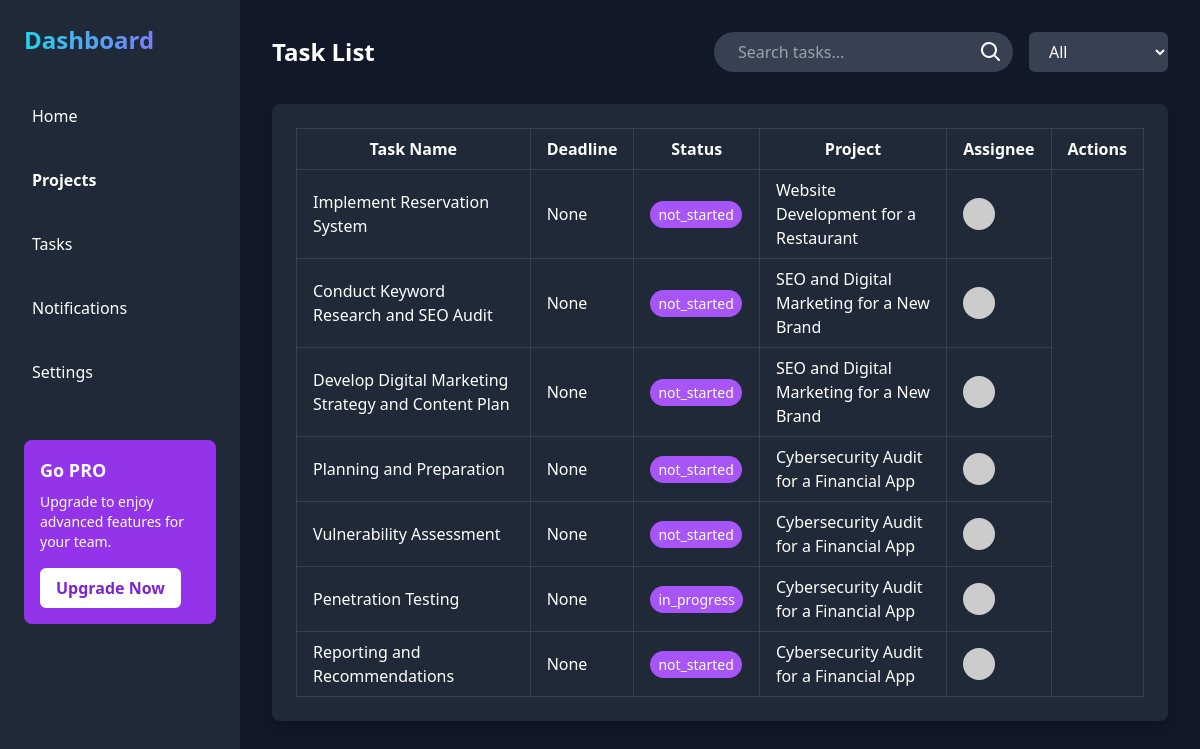
/tasks/tab/ (signed in), run on an earlier commit of the app's database.
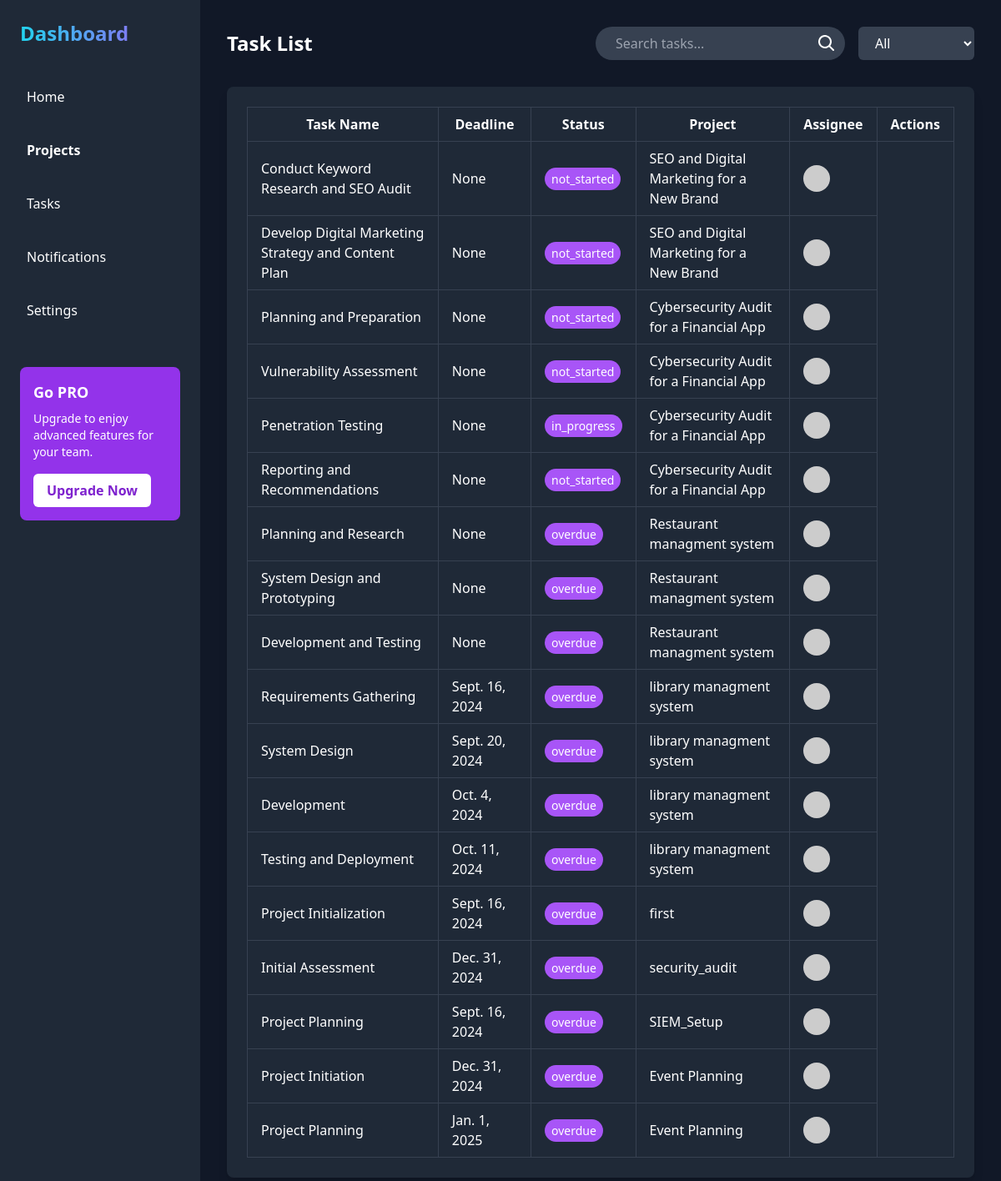
And on a later commit of the database.
### tasks/models.py (models this page shows, shortened)
class Task(models.Model):
    STATUS_CHOICES = [
        ('not_started', 'Not Started'),
        ('in_progress', 'In Progress'),
        ('completed', 'Completed'),
        ('overdue', 'Overdue'),
    ]
    PRIORITY_CHOICES = [
        ('low', 'Low'),
        ('medium', 'Medium'),
        ('high', 'High'),
        ('critical', 'Critical'),
    ]
    project = models.ForeignKey(
        Project,
        on_delete=models.CASCADE,
        related_name="tasks_from_tasks_app",
        default=1  # ✅ Default Project ID (make sure ID=1 exists)
    )
    title = models.CharField(max_length=255)
    description = models.TextField()
    assignee = models.ForeignKey(
        settings.AUTH_USER_MODEL,
        on_delete=models.SET_NULL,
        null=True,
        blank=True,
        related_name='task_assignee'
    )
    start_date = models.DateField(null=True, blank=True)
    project_title = models.CharField(max_length=255,null=True, blank=True)  # 👈 Add this field
    due_date = models.DateField(null=True, blank=True)
    status = models.CharField(max_length=20, choices=STATUS_CHOICES, default='not_started')
    priority = models.CharField(max_length=10, choices=PRIORITY_CHOICES, default='low')
    progress = models.PositiveIntegerField(default=0)
    commands = models.TextField(blank=True, null=True)
    created_at = models.DateTimeField(auto_now_add=True)
    assigned_users = models.ManyToManyField(settings.AUTH_USER_MODEL, related_name='assigned_tasks', blank=True)
    def is_overdue(self):
        return self.due_date and self.due_date < timezone.now().date() and self.status != 'completed'
    def auto_update_status(self):
        if self.status not in ['completed', 'overdue']:
            if self.progress == 100:
                self.status = 'completed'
            elif self.is_overdue():
                self.status = 'overdue'
            elif self.progress > 0:
                self.status = 'in_progress'
            else:
                self.status = 'not_started'
            self.save()

### project/models.py (models this page shows, shortened)
class Project(models.Model):
    STATUS_CHOICES = [
        ('pending', 'Pending'),
        ('current', 'Current'),
        ('completed', 'Completed'),
        ('failed', 'Failed'),
    ]
    title = models.CharField(max_length=200)
    description = models.TextField(blank=True, null=True)
    status = models.CharField(max_length=20, choices=STATUS_CHOICES, default='pending')
    start_date = models.DateField(null=True, blank=True)
    end_date = models.DateField(null=True, blank=True)
    due_date = models.DateField(null=True, blank=True)
    assigned_users = models.ManyToManyField(
        settings.AUTH_USER_MODEL,
        blank=True,
        related_name='project_assigned_users'  # ✅ Unique related name
    )

### tasks/views.py (the view, shortened to what this page needs)
# urls.py: path('tab/', views.tasks_tab, name='tasks_tab'),
@login_required
def tasks_tab(request):
    query = request.GET.get('q')
    status_filter = request.GET.get('status')
    tasks = Task.objects.all()
    logger.info(f"Retrieved {tasks.count()} tasks before filtering")
    for task in tasks:
        task.auto_update_status()
    if status_filter and status_filter != 'all':
        tasks = tasks.filter(status=status_filter)
        logger.info(f"After status filter '{status_filter}', {tasks.count()} tasks remain")
    context = {
        'tasks': tasks,
        'query': query,
        'status_filter': status_filter or 'all',
    }
    logger.info(f"Final tasks sent to template: {tasks.count()}")
    return render(request, 'tasks/tasks_tab.html', context)

### tasks/templates/tasks/tasks_tab.html (shortened to what the changed rows need)
{% load static %}
<!DOCTYPE html>
<html lang="en">
<head>
    <script src="https://cdn.tailwindcss.com"></script>
    <link rel="stylesheet" href="{% static 'css/project_tab.css' %}">
</head>
<body class="bg-gray-900 text-white font-sans">
<div class="flex h-screen overflow-hidden">
    <aside class="bg-gray-800 text-white w-1/5 p-6 flex flex-col justify-between h-full fixed left-0 top-0 bottom-0">
        <div>
            <h1 class="text-2xl font-bold mb-10 bg-gradient-to-r from-cyan-400 to-purple-500 text-transparent bg-clip-text">Dashboard</h1>
        </div>
    </aside>
    <div class="ml-[20%] w-[80%] overflow-y-auto h-screen p-8">
        <div class="flex justify-between items-center mb-8">
            <h1 class="text-2xl font-bold">Task List</h1>
        </div>
        <div class="bg-gray-800 p-6 rounded-lg shadow-lg overflow-x-auto">
            <table class="min-w-full border-collapse border border-gray-700">
                <thead>
                    <tr>
                        <th class="border border-gray-700 px-4 py-2">Task Name</th>
                        <th class="border border-gray-700 px-4 py-2">Deadline</th>
                        <th class="border border-gray-700 px-4 py-2">Status</th>
                        <th class="border border-gray-700 px-4 py-2">Project</th>
                        <th class="border border-gray-700 px-4 py-2">Assignee</th>
                        <th class="border border-gray-700 px-4 py-2">Actions</th>
                    </tr>
                </thead>
                <tbody>
                {% for task in tasks %}
                    <tr data-url="{% url 'tasks:task_detail' task.pk %}" class="clickable-row hover:bg-gray-700 cursor-pointer">
                        <td class="border border-gray-700 px-4 py-2">{{ task.title }}</td>
                        <td class="border border-gray-700 px-4 py-2">{{ task.due_date }}</td>
                        <td class="border border-gray-700 px-4 py-2">
                            <span class="bg-purple-500 text-white px-2 py-1 rounded-full text-sm">{{ task.status }}</span>
                        </td>
                        <td class="border border-gray-700 px-4 py-2">{{ task.project.title }}</td>
                        <td class="border border-gray-700 px-4 py-2">
                            {% if task.assignee and task.assignee.profile and task.assignee.profile.image %}
                                <img src="{{ task.assignee.profile.image.url }}" class="w-8 h-8 rounded-full" alt="assignee">
                            {% else %}
                                <img src="https://via.placeholder.com/40" class="w-8 h-8 rounded-full" alt="no image">
                            {% endif %}
                        </td>
                    </tr>
                {% empty %}
                    <tr>
                        <td colspan="6" class="text-center text-gray-500 py-4">No tasks found.</td>
                    </tr>
                {% endfor %}
                </tbody>
            </table>
        </div>
    </div>
</div>
</body>
</html>

What changed in the data, as far as the page shows it:
removed Task: title "Implement Reservation System", due_date "None", status "not_started", project "Website Development for a Restaurant"
added Task: title "Planning and Research", due_date "None", status "overdue", project "Restaurant managment system"
added Task: title "System Design and Prototyping", due_date "None", status "overdue", project "Restaurant managment system"
added Task: title "Development and Testing", due_date "None", status "overdue", project "Restaurant managment system"
added Task: title "Requirements Gathering", due_date "Sept. 16, 2024", status "overdue", project "library managment system"
added Task: title "System Design", due_date "Sept. 20, 2024", status "overdue", project "library managment system"
added Task: title "Development", due_date "Oct. 4, 2024", status "overdue", project "library managment system"
added Task: title "Testing and Deployment", due_date "Oct. 11, 2024", status "overdue", project "library managment system"
added Task: title "Project Initialization", due_date "Sept. 16, 2024", status "overdue", project "first"
added Task: title "Initial Assessment", due_date "Dec. 31, 2024", status "overdue", project "security_audit"
added Task: title "Project Planning", due_date "Sept. 16, 2024", status "overdue", project "SIEM_Setup"
added Task: title "Project Initiation", due_date "Dec. 31, 2024", status "overdue", project "Event Planning"
added Task: title "Project Planning", due_date "Jan. 1, 2025", status "overdue", project "Event Planning"
